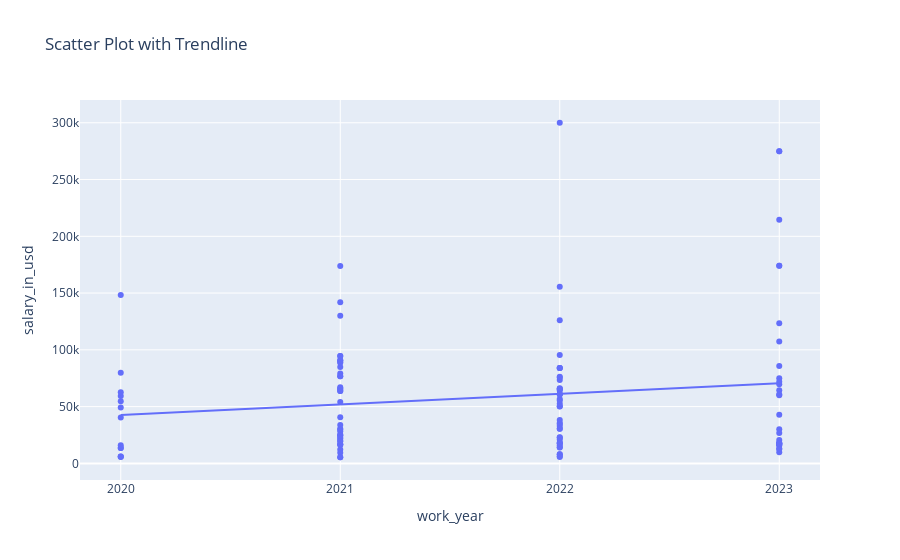

Notebook source saved alongside this figure:
### Markdown cell above
first thing you have to do is to check if this is a growing market and if there is a increase in demand of personnel working in the feild of data science, I have also filtered the data according to my preference since i dont really care about the countries that im not keen on applying to.

### Code cell
filtered_data['work_year'] = filtered_data['work_year'].astype(str)
custom_order = [2020, 2021, 2022, 2023]
fig = px.scatter(filtered_data, x='work_year', y='salary_in_usd', trendline='ols', title='Scatter Plot with Trendline')

# Show the plot
fig.show()
